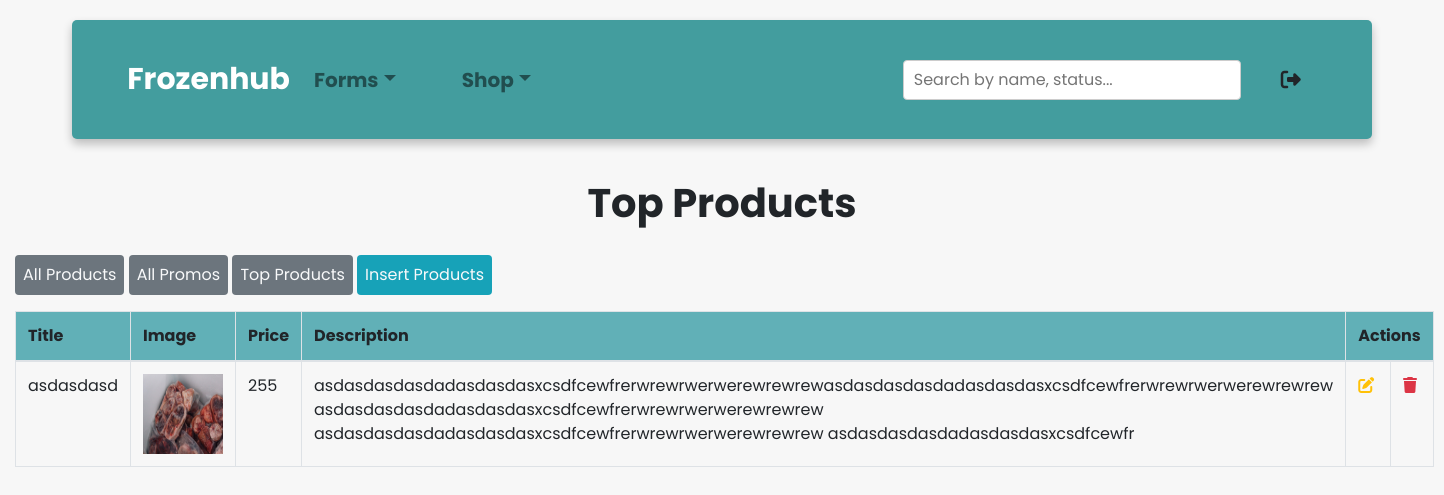
The page /admin/index.php?view_top (signed in) on the database its author committed.
### tables this page shows
CREATE TABLE `products` (
  `product_id` int(11) NOT NULL,
  `product_title` varchar(250) DEFAULT NULL,
  `product_description` varchar(250) DEFAULT NULL,
  `product_keyword` varchar(250) DEFAULT NULL,
  `product_price` bigint(250) DEFAULT NULL,
  `product_image` varchar(255) DEFAULT NULL,
  `category_id` int(11) DEFAULT NULL,
  `date` timestamp NOT NULL DEFAULT current_timestamp() ON UPDATE current_timestamp()
);

### admin/shop/view_top.php (the view, shortened to what this page needs)
<div class="container-fluid">
  <h1 class="text-center" style="padding: 20px; font-weight:bold">Top Products</h1>
  <a href="index.php?view_products" class="btn btn-secondary p-2 py-2 border-0 text-decoration-none text-light mb-3">All Products</a>
  <a href="index.php?view_promos" class="btn btn-secondary p-2 py-2 border-0 text-decoration-none text-light mb-3">All Promos</a>
  <a href="index.php?view_top" class="btn btn-secondary p-2 py-2 border-0 text-decoration-none text-light mb-3">Top Products</a>
  <a href="index.php?insert_products" class="btn btn-info p-2 py-2 border-0 text-decoration-none text-light mb-3">Insert Products</a>
        <table id="table" class="table table-stripped table-bordered dataTable responsive display nowrap no-footer dtr-inline collapsed printTable darkBG" role="grid" cellspacing="0" style="width:100%">
        <thead style="background-color: #61b0b7">
        <tr>
            <th>Title</th>
            <th>Image </th>
            <th>Price </th>
            <th>Description </th>
		        <th colspan="2">Actions</th>
        </tr>
</thead>
<tbody>
<?php
                    $category_query="SELECT * FROM products WHERE category_id = '1'  ORDER BY date";
                    $result_category= mysqli_query($conn,$category_query);
                    while($row = mysqli_fetch_assoc($result_category)) {
                        $product_id = $row["product_id"];
                        $product_title = $row["product_title"];
                        $product_image = $row["product_image"];
                        $product_price = $row["product_price"];
                        $product_description = $row["product_description"];
                        echo "
            <tr>
            <td> $product_title</td>
            <td> <img src = './products_images/$product_image' width='80px;' height='80px;'> </td>
            <td> $product_price</td>
            <td>$product_description</td>
            <td>
            <a href ='./index.php?edit_products=".$product_id."' class='text-warning'><i class='fa-solid fa-pen-to-square'></i></a>";?>
            <?php
            echo"
            </td>
            <td>
           <a href = '#' class='text-danger'  data-toggle='modal' data-target='#deleteModal'><i class='fa-solid fa-trash'></i></a>
            </td>
            ";
            }?>
    </tbody>

### rows shown on the page
products: product_title "asdasdasd", product_image (picture), product_price "255", product_description "asdasdasdasdadasdasdasxcsdfcewfrerwrewrwerwerewrewrewasdasdasdasdadasdasdasxcsdfcewfrerwrewrwerwerewrewrew asdasdasdasdadasdasdasxcsdfcewfrerwrewrwerwerewrewrew asdasdasdasdadasdasdasxcsdfcewfrerwrewrwerwerewrewrew asdasdasdasdadasdasdasxcsdfcewfr"
